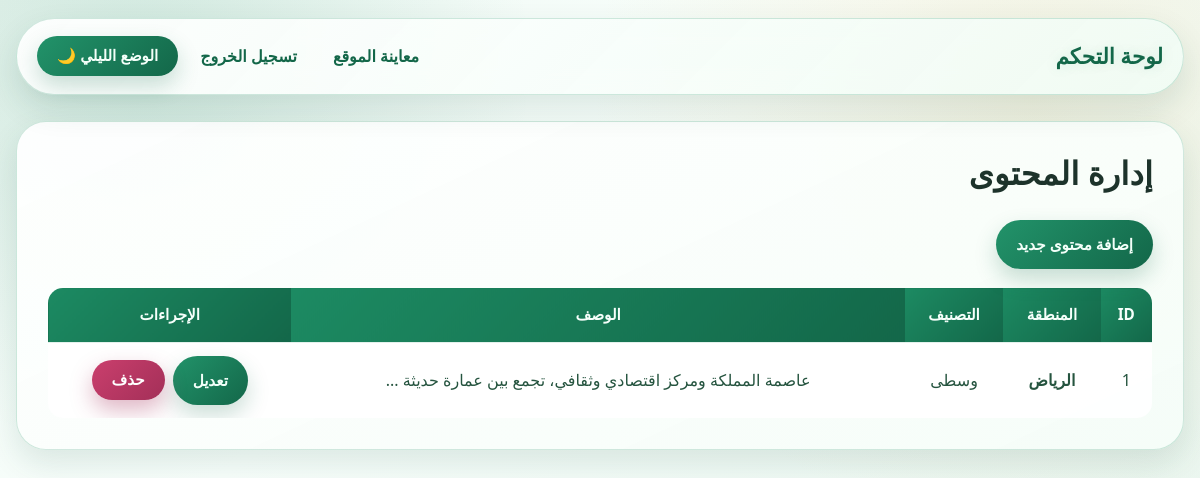
The app's page /admin_dashboard.php (signed in) with its own data.
### tables this page shows
CREATE TABLE regions (
    id INT AUTO_INCREMENT PRIMARY KEY,
    name VARCHAR(100) NOT NULL,
    category VARCHAR(50) NOT NULL,
    description TEXT NOT NULL,
    main_image VARCHAR(255) NOT NULL,
    features TEXT NOT NULL,
    activities TEXT NOT NULL,
    landmarks TEXT NOT NULL,
    gallery_img1 VARCHAR(255) NOT NULL,
    gallery_img2 VARCHAR(255) DEFAULT '',
    gallery_img3 VARCHAR(255) DEFAULT ''
);

### admin_dashboard.php (the view, shortened to what this page needs)
<?php
require 'db.php';
$stmt = $pdo->query("SELECT * FROM regions");
$regions = $stmt->fetchAll(PDO::FETCH_ASSOC);
?>
<!DOCTYPE html>
<html lang="ar" dir="rtl">
<head>
    <link rel="stylesheet" href="styles_test.css">
</head>
<body>
    <header>
        <div class="logo">لوحة التحكم</div>
        <nav>
            <a href="index.php">معاينة الموقع</a>
            <a href="logout.php">تسجيل الخروج</a> <button onclick="toggleNightMode()">الوضع الليلي 🌙</button>
        </nav>
    </header>
    <div class="admin-container">
        <h2>إدارة المحتوى</h2>
        <div class="admin-actions">
            <a href="add_content.php" class="btn btn-add-new">إضافة محتوى جديد</a>
        </div>
        <table class="admin-table">
            <thead>
                <tr>
                    <th>ID</th>
                    <th>المنطقة</th>
                    <th>التصنيف</th>
                    <th>الوصف</th>
                    <th>الإجراءات</th>
                </tr>
            </thead>
            <tbody>
                <?php foreach ($regions as $region): ?>
                <tr>
                    <td><?php echo $region['id']; ?></td>
                    <td><strong><?php echo htmlspecialchars($region['name']); ?></strong></td>
                    <td><?php echo htmlspecialchars($region['category']); ?></td>
                    <td><?php echo mb_strimwidth(htmlspecialchars($region['description']), 0, 60, '...'); ?></td>
                    <td>
                        <div class="btn-group">
                            <a href="update_content.php?id=<?php echo $region['id']; ?>" class="btn btn-edit">تعديل</a>
                            <form method="POST" style="display:inline;" onsubmit="return confirm('هل تريد حذف هذا السجل؟');">
                                <button type="submit" class="btn btn-delete">حذف</button>
                            </form>
                        </div>
                    </td>
                </tr>
                <?php endforeach; ?>
            </tbody>
        </table>
    </div>
</body>
</html>

### styles_test.css (style rules this page uses)
:root { --bg-main: #eef7f1; --bg-panel: #ffffff; --bg-soft: #f6fcf8; --primary: #1c8a62; --primary-strong: #136749; --gold: #d6b35f; --gold-soft: #f2dfa4; --text-main: #113d2c; --text-muted: #4f6c61; --text-dark: #1d332b; --line: rgba(28, 138, 98, 0.2); --shadow-soft: 0 14px 32px rgba(19, 75, 57, 0.12); --shadow-strong: 0 22px 50px rgba(19, 75, 57, 0.18); --radius-xl: 30px; --radius-lg: 20px; --radius-md: 14px; }
* { box-sizing: border-box; }
body { margin: 0; font-family: "Tajawal", "Segoe UI", Tahoma, sans-serif; direction: rtl; color: var(--text-dark); line-height: 1.8; background: radial-gradient(circle at 12% 8%, rgba(28, 138, 98, 0.15), transparent 30%), radial-gradient(circle at 86% 12%, rgba(214, 179, 95, 0.16), transparent 35%), linear-gradient(145deg, #edf7f2 0%, #f9fffc 38%, #e4f3eb 100%); min-height: 100vh; }
h1, h2, h3 { margin-top: 0; line-height: 1.3; letter-spacing: 0.2px; }
h2 { font-size: clamp(1.5rem, 3vw, 2rem); }
header { width: min(1220px, calc(100% - 32px)); margin: 18px auto 0; padding: 14px 20px; border-radius: 999px; position: sticky; top: 12px; z-index: 1000; backdrop-filter: blur(12px); background: linear-gradient( 135deg, rgba(255, 255, 255, 0.92) 0%, rgba(240, 252, 245, 0.88) 100% ); border: 1px solid var(--line); box-shadow: var(--shadow-soft); display: flex; justify-content: space-between; align-items: center; gap: 20px; }
.logo { font-size: 1.35rem; font-weight: 800; color: var(--primary-strong); text-shadow: 0 0 14px rgba(28, 138, 98, 0.14); white-space: nowrap; }
nav { display: flex; align-items: center; gap: 8px; flex-wrap: wrap; justify-content: flex-end; }
nav a { color: var(--primary-strong); text-decoration: none; padding: 9px 14px; border-radius: 999px; transition: all 0.25s ease; font-weight: 600; }
main, .container, .admin-container { width: min(1220px, calc(100% - 32px)); margin: 26px auto 50px; }
.container, .admin-container { padding: clamp(18px, 2.5vw, 30px); border-radius: var(--radius-xl); background: linear-gradient( 155deg, rgba(255, 255, 255, 0.94) 0%, rgba(245, 253, 248, 0.96) 100% ); border: 1px solid var(--line); box-shadow: var(--shadow-soft); }
.admin-actions { margin: 12px 0 18px; }
.admin-table { width: 100%; border-collapse: collapse; overflow: hidden; border-radius: 16px; border: 1px solid var(--line); }
.admin-table th, .admin-table td { text-align: center; padding: 13px 10px; }
.admin-table th { background: linear-gradient(135deg, #1c8a62, #136749); color: #f6fffb; font-size: 0.95rem; }
.admin-table tr:nth-child(odd) td { background: rgba(255, 255, 255, 0.95); }
.admin-table td { color: #25543f; border-top: 1px solid rgba(28, 138, 98, 0.12); }
.btn-group { display: inline-flex; gap: 8px; flex-wrap: wrap; justify-content: center; align-items: center; }
.btn, .btn-edit, .btn-add-new, button { appearance: none; border: none; border-radius: 999px; padding: 11px 20px; font-weight: 700; font-size: 0.95rem; text-decoration: none !important; display: inline-flex; align-items: center; justify-content: center; gap: 6px; color: #f3fff9 !important; background: linear-gradient(135deg, #22936a, #136749); box-shadow: 0 10px 22px rgba(19, 103, 73, 0.22); cursor: pointer; transition: transform 0.2s ease, filter 0.2s ease, box-shadow 0.2s ease; }
.btn-delete { color: #fff !important; background: linear-gradient(135deg, #ca3f6d, #a32f58) !important; box-shadow: 0 10px 22px rgba(163, 47, 88, 0.35); }

### records on screen
regions: id "1", name "الرياض", category "وسطى", description "عاصمة المملكة ومركز اقتصادي وثقافي، تجمع بين عمارة حديثة ..."
